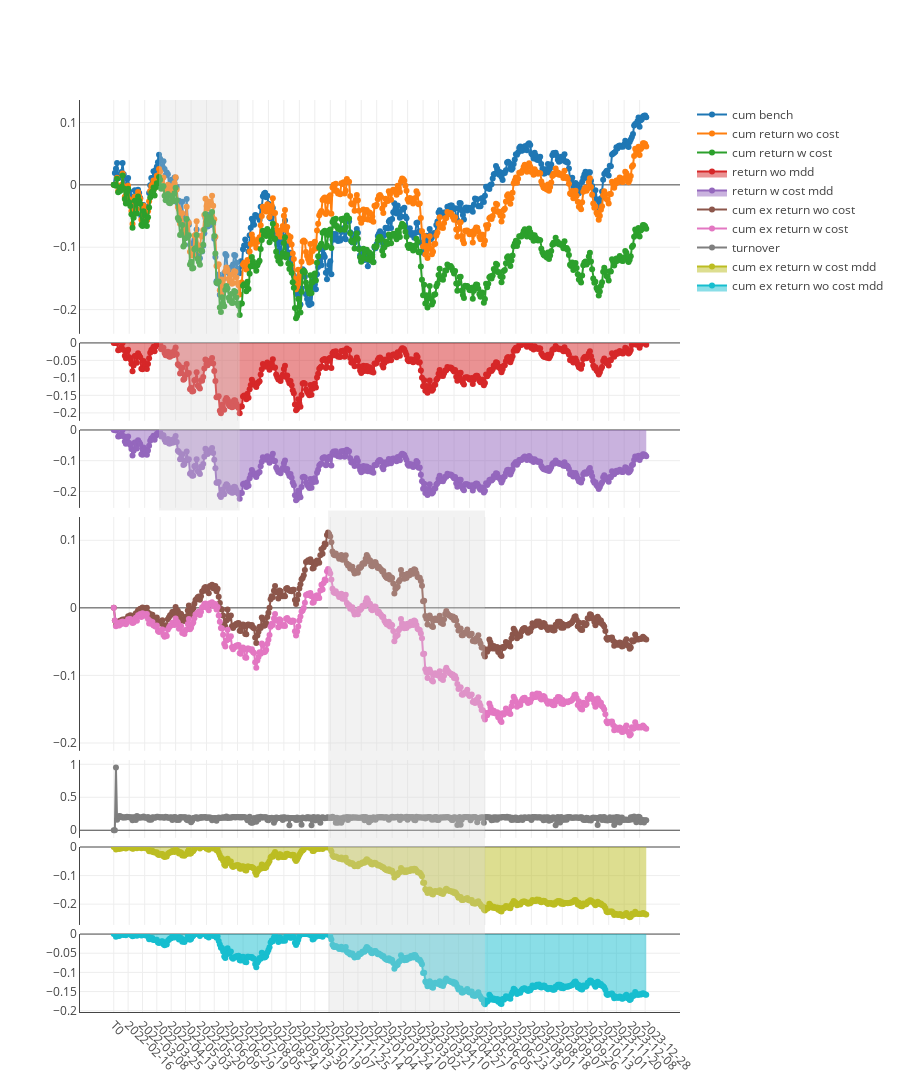

Source (notebook cell):
### Code cell
import pickle

file_path = f'out/backtests/{ex_num}/gp/2-graph.pkl'

with open(file_path, 'rb') as file:
    chart = pickle.load(file)
chart.show()

### Figure 1 — Plotly figure (JSON) as saved in the notebook; plotly's stock layout.template omitted (floating-point values rounded to 4 significant figures; data arrays with more than 128 entries replaced by an {"elided": "..."} marker saying what was removed)
{"data": [{"mode": "lines+markers", "name": "cum bench", "type": "scatter", "x": {"elided": "483 str values"}, "xaxis": "x", "y": {"elided": "483 float values"}, "yaxis": "y"}, {"mode": "lines+markers", "name": "cum return wo cost", "type": "scatter", "x": {"elided": "483 str values"}, "xaxis": "x", "y": {"elided": "483 float values"}, "yaxis": "y"}, {"mode": "lines+markers", "name": "cum return w cost", "type": "scatter", "x": {"elided": "483 str values"}, "xaxis": "x", "y": {"elided": "483 float values"}, "yaxis": "y"}, {"fill": "tozeroy", "mode": "lines+markers", "name": "return wo mdd", "type": "scatter", "x": {"elided": "483 str values"}, "xaxis": "x2", "y": {"elided": "483 float values"}, "yaxis": "y2"}, {"fill": "tozeroy", "mode": "lines+markers", "name": "return w cost mdd", "type": "scatter", "x": {"elided": "483 str values"}, "xaxis": "x3", "y": {"elided": "483 float values"}, "yaxis": "y3"}, {"mode": "lines+markers", "name": "cum ex return wo cost", "type": "scatter", "x": {"elided": "483 str values"}, "xaxis": "x4", "y": {"elided": "483 float values"}, "yaxis": "y4"}, {"mode": "lines+markers", "name": "cum ex return w cost", "type": "scatter", "x": {"elided": "483 str values"}, "xaxis": "x4", "y": {"elided": "483 float values"}, "yaxis": "y4"}, {"mode": "lines+markers", "name": "turnover", "type": "scatter", "x": {"elided": "483 str values"}, "xaxis": "x5", "y": {"elided": "483 float values"}, "yaxis": "y5"}, {"fill": "tozeroy", "mode": "lines+markers", "name": "cum ex return w cost mdd", "type": "scatter", "x": {"elided": "483 str values"}, "xaxis": "x6", "y": {"elided": "483 float values"}, "yaxis": "y6"}, {"fill": "tozeroy", "mode": "lines+markers", "name": "cum ex return wo cost mdd", "type": "scatter", "x": {"elided": "483 str values"}, "xaxis": "x7", "y": {"elided": "483 float values"}, "yaxis": "y7"}], "layout": {"height": 1200, "shapes": [{"fillcolor": "#d3d3d3", "line": {"width": 0}, "opacity": 0.3, "type": "rect", "x0": "2022-03-29", "x1": "2022-07-14", "xref": "x", "y0": 0.55, "y1": 1, "yref": "paper"}, {"fillcolor": "#d3d3d3", "line": {"width": 0}, "opacity": 0.3, "type": "rect", "x0": "2022-11-04", "x1": "2023-06-01", "xref": "x", "y0": 0, "y1": 0.55, "yref": "paper"}], "title": {"text": " "}, "xaxis": {"anchor": "y", "domain": [0, 1], "matches": "x7", "showline": false, "showticklabels": false, "tickangle": 45, "type": "category"}, "xaxis2": {"anchor": "y2", "domain": [0, 1], "matches": "x7", "showline": false, "showticklabels": false, "tickangle": 45, "type": "category"}, "xaxis3": {"anchor": "y3", "domain": [0, 1], "matches": "x7", "showline": false, "showticklabels": false, "tickangle": 45, "type": "category"}, "xaxis4": {"anchor": "y4", "domain": [0, 1], "matches": "x7", "showline": false, "showticklabels": false, "tickangle": 45, "type": "category"}, "xaxis5": {"anchor": "y5", "domain": [0, 1], "matches": "x7", "showline": false, "showticklabels": false, "tickangle": 45, "type": "category"}, "xaxis6": {"anchor": "y6", "domain": [0, 1], "matches": "x7", "showline": false, "showticklabels": false, "tickangle": 45, "type": "category"}, "xaxis7": {"anchor": "y7", "domain": [0, 1], "showline": true, "tickangle": 45, "type": "category"}, "yaxis": {"anchor": "x", "domain": [0.7436, 1], "showline": true, "showticklabels": true, "zeroline": true}, "yaxis2": {"anchor": "x2", "domain": [0.6482, 0.7336], "showline": true, "showticklabels": true, "zeroline": true}, "yaxis3": {"anchor": "x3", "domain": [0.5527, 0.6382], "showline": true, "showticklabels": true, "zeroline": true}, "yaxis4": {"anchor": "x4", "domain": [0.2864, 0.5427], "showline": true, "showticklabels": true, "zeroline": true}, "yaxis5": {"anchor": "x5", "domain": [0.1909, 0.2764], "showline": true, "showticklabels": true, "zeroline": true}, "yaxis6": {"anchor": "x6", "domain": [0.09545, 0.1809], "showline": true, "showticklabels": true, "zeroline": true}, "yaxis7": {"anchor": "x7", "domain": [0, 0.08545], "showline": true, "showticklabels": true, "zeroline": true}}}
